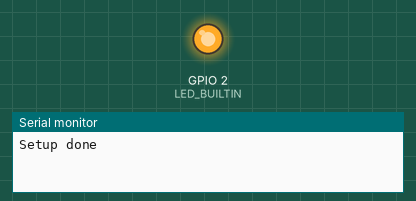
This sketch was run on a simulated ESP32. On the bench: output pins drawn as LEDs (lit = HIGH), the last lines printed to the serial monitor. A WiFi scan finds three made-up networks.

Above: at 1.1 s.
At 6.6 s:
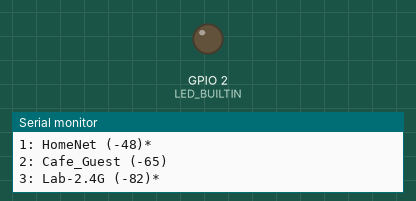
Timing chart, 0 to 14.4 s (numbered marks = the images above):
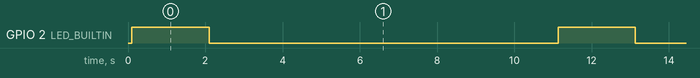

Measured:
- by itself, GPIO 2 (LED_BUILTIN): alternates HIGH for 2.0 s and LOW for 9.0 s

The sketch:

4.ESP32_Blink_LED_wifiscan.ino
```cpp
uint64_t chipid;
#include "WiFi.h"
void setup() {
pinMode (LED_BUILTIN, OUTPUT);
Serial.begin(115200);
// Set WiFi to station mode and disconnect from an AP if it was previously connected
WiFi.mode(WIFI_STA);
WiFi.disconnect();
delay(100);

Serial.println("Setup done");
}
void loop() {
digitalWrite(LED_BUILTIN, HIGH);
delay(2000);
digitalWrite(LED_BUILTIN, LOW);
delay(2000);
chipid=ESP.getEfuseMac();//The chip ID is essentially its MAC address(length: 6 bytes).
Serial.printf("ESP32 Chip ID = %04X",(uint16_t)(chipid>>32));//print High 2 bytes
Serial.printf("%08X\n",(uint32_t)chipid);//print Low 4bytes.

Serial.println("scan start");

// WiFi.scanNetworks will return the number of networks found
int n = WiFi.scanNetworks();
Serial.println("scan done");
if (n == 0) {
    Serial.println("no networks found");
} else {
    Serial.print(n);
    Serial.println(" networks found");
    for (int i = 0; i < n; ++i) {
        // Print SSID and RSSI for each network found
        Serial.print(i + 1);
        Serial.print(": ");
        Serial.print(WiFi.SSID(i));
        Serial.print(" (");
        Serial.print(WiFi.RSSI(i));
        Serial.print(")");
        Serial.println((WiFi.encryptionType(i) == WIFI_AUTH_OPEN)?" ":"*");
        delay(10);
    }
}
Serial.println("");

// Wait a bit before scanning again
delay(5000);

}

//Serial.printf("%08X\n",(uint32_t)chipid);//print Low 4bytes.
```
